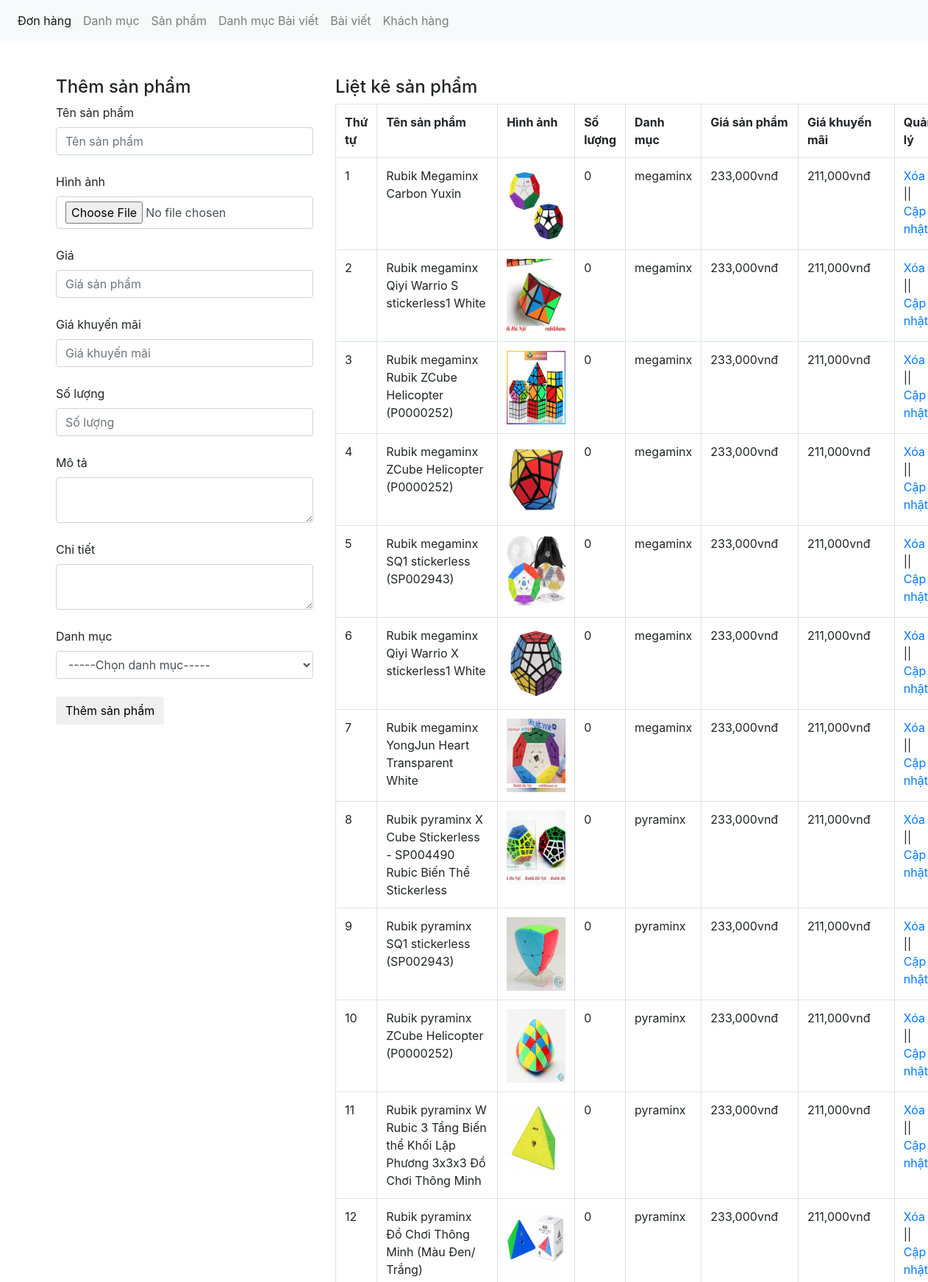
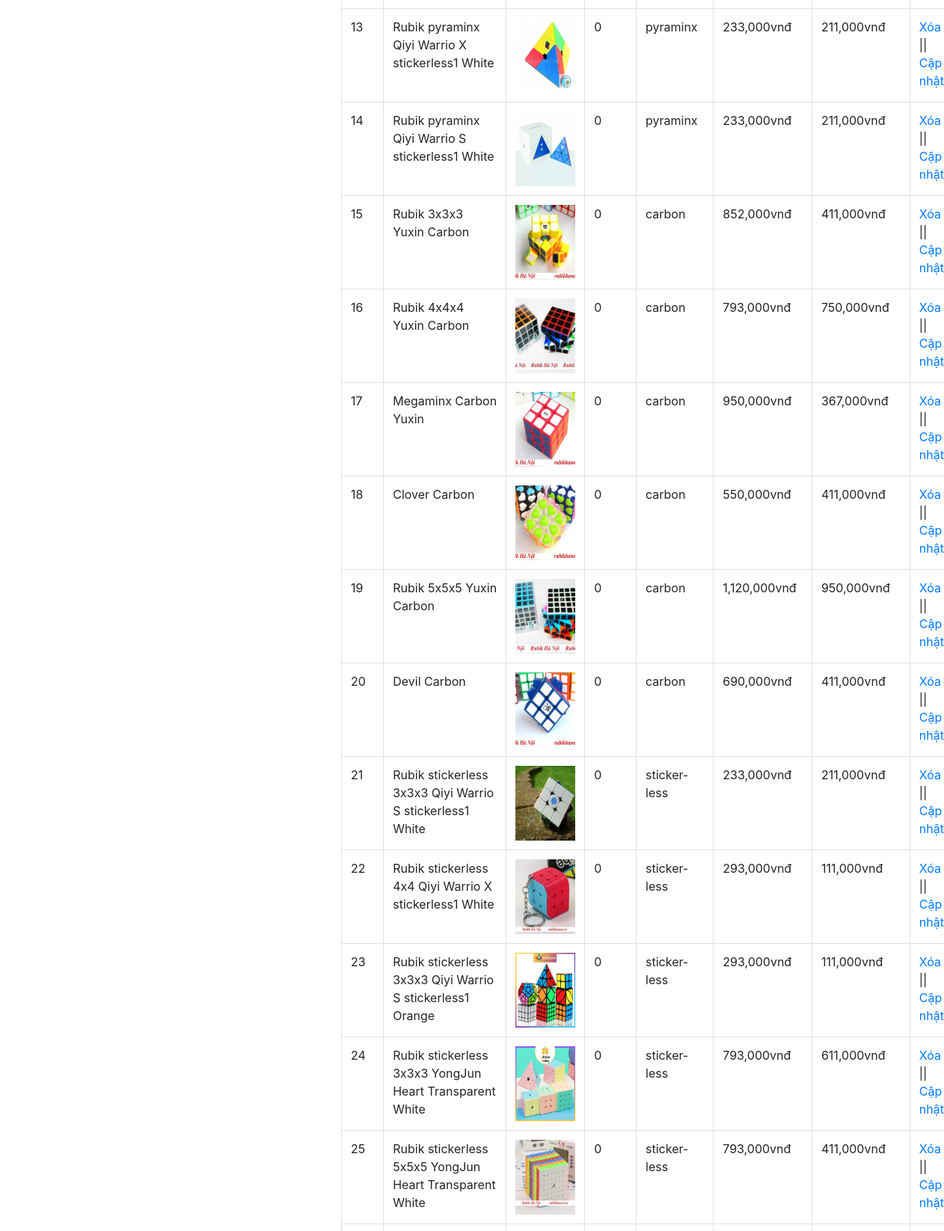
Screenshot of /admin/xulysanpham.php (upper part) with the database file from the repository (2 pictures, top to bottom).
### tables this page shows
CREATE TABLE `tbl_sanpham` (
  `sanpham_id` int(11) NOT NULL,
  `category_id` int(11) NOT NULL,
  `sanpham_name` varchar(255) NOT NULL,
  `sanpham_chitiet` text NOT NULL,
  `sanpham_mota` text NOT NULL,
  `sanpham_gia` varchar(100) NOT NULL,
  `sanpham_giakhuyenmai` varchar(100) NOT NULL,
  `sanpham_noibat` int(11) NOT NULL,
  `sanpham_moi` int(11) NOT NULL,
  `sanpham_banchay` int(10) NOT NULL,
  `sanpham_soluong` int(11) NOT NULL,
  `hinh` varchar(50) NOT NULL
);

CREATE TABLE `tbl_category` (
  `category_id` int(11) NOT NULL,
  `category_name` varchar(50) NOT NULL
);

### admin/xulysanpham.php (the view, shortened to what this page needs)
<?php
	include('../db/connect.php');
?>
<!DOCTYPE html>
<html lang="en">
<head>
	<link href="../assets/bootstrap.css" rel="stylesheet" type="text/css" media="all" />
</head>
<body>
	<nav class="navbar navbar-expand-lg navbar-light bg-light">
	  <div class="collapse navbar-collapse" id="navbarNav">
	    <ul class="navbar-nav">
		<li class="nav-item active">
	        <a class="nav-link" href="xulydonhang.php">Đơn hàng <span class="sr-only">(current)</span></a>
	      </li>
	      <li class="nav-item">
	        <a class="nav-link" href="xulydanhmuc.php">Danh mục</a>
	      </li>
		  <li class="nav-item">
			<a class="nav-link" href="xulysanpham.php">Sản phẩm</a>
		  </li>
	         <li class="nav-item">
	        <a class="nav-link" href="xulydanhmucbaiviet.php">Danh mục Bài viết</a>
	      </li>
	         <li class="nav-item">
	        <a class="nav-link" href="xulybaiviet.php">Bài viết</a>
	      </li>
	       <li class="nav-item">
	         <a class="nav-link" href="xulykhachhang.php">Khách hàng</a>
	      </li>
	    </ul>
	  </div>
	</nav><br><br>
	<div class="container">
		<div class="row">
		<?php
			if(isset($_GET['quanly'])=='capnhat'){
				$id_capnhat = $_GET['capnhat_id'];
				$sql_capnhat = mysqli_query($con,"SELECT * FROM tbl_sanpham WHERE sanpham_id='$id_capnhat'");
				$row_capnhat = mysqli_fetch_array($sql_capnhat);
				$id_category_1 = $row_capnhat['category_id'];
				?>
				<div class="col-md-4">
				<h4>Cập nhật sản phẩm</h4>
				<form action="" method="POST" enctype="multipart/form-data">
					<label>Tên sản phẩm</label>
					<input type="text" class="form-control" name="tensanpham" value="<?php echo $row_capnhat['sanpham_name'] ?>"><br>
					<input type="hidden" class="form-control" name="id_update" value="<?php echo $row_capnhat['sanpham_id'] ?>">
					<label>Hình ảnh</label>
					<input type="file" class="form-control" name="hinhanh"><br>
					<img src="../img/<?php echo $row_capnhat['hinh'] ?>" height="80" width="80"><br>
					<label>Giá</label>
					<input type="text" class="form-control" name="giasanpham" value="<?php echo $row_capnhat['sanpham_gia'] ?>"><br>
					<label>Giá khuyến mãi</label>
					<input type="text" class="form-control" name="giakhuyenmai" value="<?php echo $row_capnhat['sanpham_giakhuyenmai'] ?>"><br>
					<label>Số lượng</label>
					<input type="text" class="form-control" name="soluong" value="<?php echo $row_capnhat['sanpham_soluong'] ?>"><br>
					<label>Mô tả</label>
					<textarea class="form-control" rows="10" name="mota"><?php echo $row_capnhat['sanpham_mota'] ?></textarea><br>
					<label>Chi tiết</label>
					<textarea class="form-control" rows="10" name="chitiet"><?php echo $row_capnhat['sanpham_chitiet'] ?></textarea><br>
					<label>Danh mục</label>
					<?php
					$sql_danhmuc = mysqli_query($con,"SELECT * FROM tbl_category ORDER BY category_id DESC");
					?>
					<select name="danhmuc" class="form-control">
						<option value="0">-----Chọn danh mục-----</option>
						<?php
						while($row_danhmuc = mysqli_fetch_array($sql_danhmuc)){
							if($id_category_1==$row_danhmuc['category_id']){
						?>
						<option selected value="<?php echo $row_danhmuc['category_id'] ?>"><?php echo $row_danhmuc['category_name'] ?></option>
						<?php
							}else{
						?>
						<option value="<?php echo $row_danhmuc['category_id'] ?>"><?php echo $row_danhmuc['category_name'] ?></option>
						<?php
							}
						}
						?>
					</select><br>
					<input type="submit" name="capnhatsanpham" value="Cập nhật sản phẩm" class="btn btn-default">
				</form>
				</div>
			<?php
			}else{
				?>
				<div class="col-md-4">
				<h4>Thêm sản phẩm</h4>
				<form action="" method="POST" enctype="multipart/form-data">
					<label>Tên sản phẩm</label>
					<input type="text" class="form-control" name="tensanpham" placeholder="Tên sản phẩm"><br>
					<label>Hình ảnh</label>
					<input type="file" class="form-control" name="hinhanh"><br>
					<label>Giá</label>
					<input type="text" class="form-control" name="giasanpham" placeholder="Giá sản phẩm"><br>
					<label>Giá khuyến mãi</label>
					<input type="text" class="form-control" name="giakhuyenmai" placeholder="Giá khuyến mãi"><br>
					<label>Số lượng</label>
					<input type="text" class="form-control" name="soluong" placeholder="Số lượng"><br>
					<label>Mô tả</label>
					<textarea class="form-control" name="mota"></textarea><br>
					<label>Chi tiết</label>
					<textarea class="form-control" name="chitiet"></textarea><br>
					<label>Danh mục</label>
					<select name="danhmuc" class="form-control">
						<option value="0">-----Chọn danh mục-----</option>
					</select><br>
					<input type="submit" name="themsanpham" value="Thêm sản phẩm" class="btn btn-default">
				</form>
				</div>
				<?php
			}
				?>
			<div class="col-md-8">
				<h4>Liệt kê sản phẩm</h4>
				<?php
				$sql_select_sp = mysqli_query($con,"SELECT * FROM tbl_sanpham,tbl_category WHERE tbl_sanpham.category_id=tbl_category.category_id ORDER BY tbl_sanpham.sanpham_id DESC");
				?>
				<table class="table table-bordered ">
					<tr>
						<th>Thứ tự</th>
						<th>Tên sản phẩm</th>
						<th>Hình ảnh</th>
						<th>Số lượng</th>
						<th>Danh mục</th>
						<th>Giá sản phẩm</th>
						<th>Giá khuyến mãi</th>
						<th>Quản lý</th>
					</tr>
					<?php
					$i = 0;
					while($row_sp = mysqli_fetch_array($sql_select_sp)){
						$i++;
					?>
					<tr>
						<td><?php echo $i ?></td>
						<td><?php echo $row_sp['sanpham_name'] ?></td>
						<td><img src="../img/<?php echo $row_sp['hinh'] ?>" height="100" width="80"></td>
						<td><?php echo $row_sp['sanpham_soluong'] ?></td>
						<td><?php echo $row_sp['category_name'] ?></td>
						<td><?php echo number_format($row_sp['sanpham_gia']).'vnđ' ?></td>
						<td><?php echo number_format($row_sp['sanpham_giakhuyenmai']).'vnđ' ?></td>
						<td><a href="?xoa=<?php echo $row_sp['sanpham_id'] ?>">Xóa</a> || <a href="xulysanpham.php?quanly=capnhat&capnhat_id=<?php echo $row_sp['sanpham_id'] ?>">Cập nhật</a></td>
					</tr>
				<?php
					}
					?>
				</table>
			</div>
		</div>
	</div>
</body>
</html>

### rows the page displays
tbl_sanpham: sanpham_name "Rubik Megaminx Carbon Yuxin", hinh (picture), sanpham_soluong "0", category.category_name "megaminx", sanpham_gia "233,000", sanpham_giakhuyenmai "211,000"
tbl_sanpham: sanpham_name "Rubik megaminx Qiyi Warrio S stickerless1 White", hinh (picture), sanpham_soluong "0", category.category_name "megaminx", sanpham_gia "233,000", sanpham_giakhuyenmai "211,000"
tbl_sanpham: sanpham_name "Rubik megaminx Rubik ZCube Helicopter (P0000252)", hinh (picture), sanpham_soluong "0", category.category_name "megaminx", sanpham_gia "233,000", sanpham_giakhuyenmai "211,000"
tbl_sanpham: sanpham_name "Rubik megaminx ZCube Helicopter (P0000252)", hinh (picture), sanpham_soluong "0", category.category_name "megaminx", sanpham_gia "233,000", sanpham_giakhuyenmai "211,000"
tbl_sanpham: sanpham_name "Rubik megaminx SQ1 stickerless (SP002943)", hinh (picture), sanpham_soluong "0", category.category_name "megaminx", sanpham_gia "233,000", sanpham_giakhuyenmai "211,000"
tbl_sanpham: sanpham_name "Rubik megaminx Qiyi Warrio X stickerless1 White", hinh (picture), sanpham_soluong "0", category.category_name "megaminx", sanpham_gia "233,000", sanpham_giakhuyenmai "211,000"
tbl_sanpham: sanpham_name "Rubik megaminx YongJun Heart Transparent White", hinh (picture), sanpham_soluong "0", category.category_name "megaminx", sanpham_gia "233,000", sanpham_giakhuyenmai "211,000"
tbl_sanpham: sanpham_name "Rubik pyraminx X Cube Stickerless - SP004490 Rubic Biến Thể Stickerless", hinh (picture), sanpham_soluong "0", category.category_name "pyraminx", sanpham_gia "233,000", sanpham_giakhuyenmai "211,000"
tbl_sanpham: sanpham_name "Rubik pyraminx SQ1 stickerless (SP002943)", hinh (picture), sanpham_soluong "0", category.category_name "pyraminx", sanpham_gia "233,000", sanpham_giakhuyenmai "211,000"
tbl_sanpham: sanpham_name "Rubik pyraminx ZCube Helicopter (P0000252)", hinh (picture), sanpham_soluong "0", category.category_name "pyraminx", sanpham_gia "233,000", sanpham_giakhuyenmai "211,000"
tbl_sanpham: sanpham_name "Rubik pyraminx W Rubic 3 Tầng Biến thể Khối Lập Phương 3x3x3 Đồ Chơi Thông Minh", hinh (picture), sanpham_soluong "0", category.category_name "pyraminx", sanpham_gia "233,000", sanpham_giakhuyenmai "211,000"
tbl_sanpham: sanpham_name "Rubik pyraminx Đồ Chơi Thông Minh (Màu Đen/ Trắng)", hinh (picture), sanpham_soluong "0", category.category_name "pyraminx", sanpham_gia "233,000", sanpham_giakhuyenmai "211,000"
tbl_sanpham: sanpham_name "Rubik pyraminx Qiyi Warrio X stickerless1 White", hinh (picture), sanpham_soluong "0", category.category_name "pyraminx", sanpham_gia "233,000", sanpham_giakhuyenmai "211,000"
tbl_sanpham: sanpham_name "Rubik pyraminx Qiyi Warrio S stickerless1 White", hinh (picture), sanpham_soluong "0", category.category_name "pyraminx", sanpham_gia "233,000", sanpham_giakhuyenmai "211,000"
tbl_sanpham: sanpham_name "Rubik 3x3x3 Yuxin Carbon", hinh (picture), sanpham_soluong "0", category.category_name "carbon", sanpham_gia "852,000", sanpham_giakhuyenmai "411,000"
tbl_sanpham: sanpham_name "Rubik 4x4x4 Yuxin Carbon", hinh (picture), sanpham_soluong "0", category.category_name "carbon", sanpham_gia "793,000", sanpham_giakhuyenmai "750,000"
tbl_sanpham: sanpham_name "Megaminx Carbon Yuxin", hinh (picture), sanpham_soluong "0", category.category_name "carbon", sanpham_gia "950,000", sanpham_giakhuyenmai "367,000"
tbl_sanpham: sanpham_name "Clover Carbon", hinh (picture), sanpham_soluong "0", category.category_name "carbon", sanpham_gia "550,000", sanpham_giakhuyenmai "411,000"
tbl_sanpham: sanpham_name "Rubik 5x5x5 Yuxin Carbon", hinh (picture), sanpham_soluong "0", category.category_name "carbon", sanpham_gia "1,120,000", sanpham_giakhuyenmai "950,000"
tbl_sanpham: sanpham_name "Devil Carbon", hinh (picture), sanpham_soluong "0", category.category_name "carbon", sanpham_gia "690,000", sanpham_giakhuyenmai "411,000"
tbl_sanpham: sanpham_name "Rubik stickerless 3x3x3 Qiyi Warrio S stickerless1 White", hinh (picture), sanpham_soluong "0", category.category_name "sticker-less", sanpham_gia "233,000", sanpham_giakhuyenmai "211,000"
tbl_sanpham: sanpham_name "Rubik stickerless 4x4 Qiyi Warrio X stickerless1 White", hinh (picture), sanpham_soluong "0", category.category_name "sticker-less", sanpham_gia "293,000", sanpham_giakhuyenmai "111,000"
tbl_sanpham: sanpham_name "Rubik stickerless 3x3x3 Qiyi Warrio S stickerless1 Orange", hinh (picture), sanpham_soluong "0", category.category_name "sticker-less", sanpham_gia "293,000", sanpham_giakhuyenmai "111,000"
tbl_sanpham: sanpham_name "Rubik stickerless 3x3x3 YongJun Heart Transparent White", hinh (picture), sanpham_soluong "0", category.category_name "sticker-less", sanpham_gia "793,000", sanpham_giakhuyenmai "611,000"
tbl_sanpham: sanpham_name "Rubik stickerless 5x5x5 YongJun Heart Transparent White", hinh (picture), sanpham_soluong "0", category.category_name "sticker-less", sanpham_gia "793,000", sanpham_giakhuyenmai "411,000"
